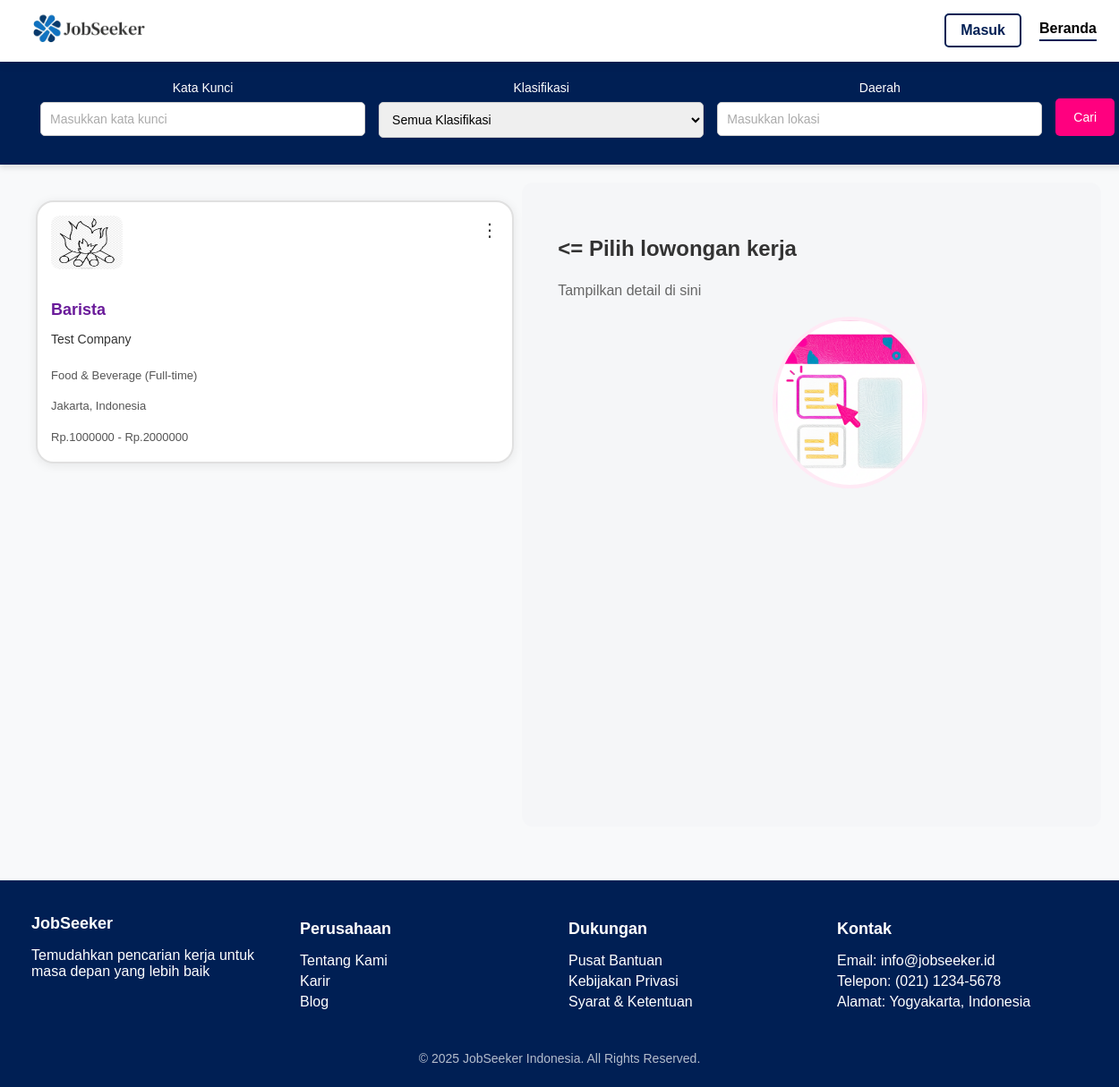
The app's page /, older data.
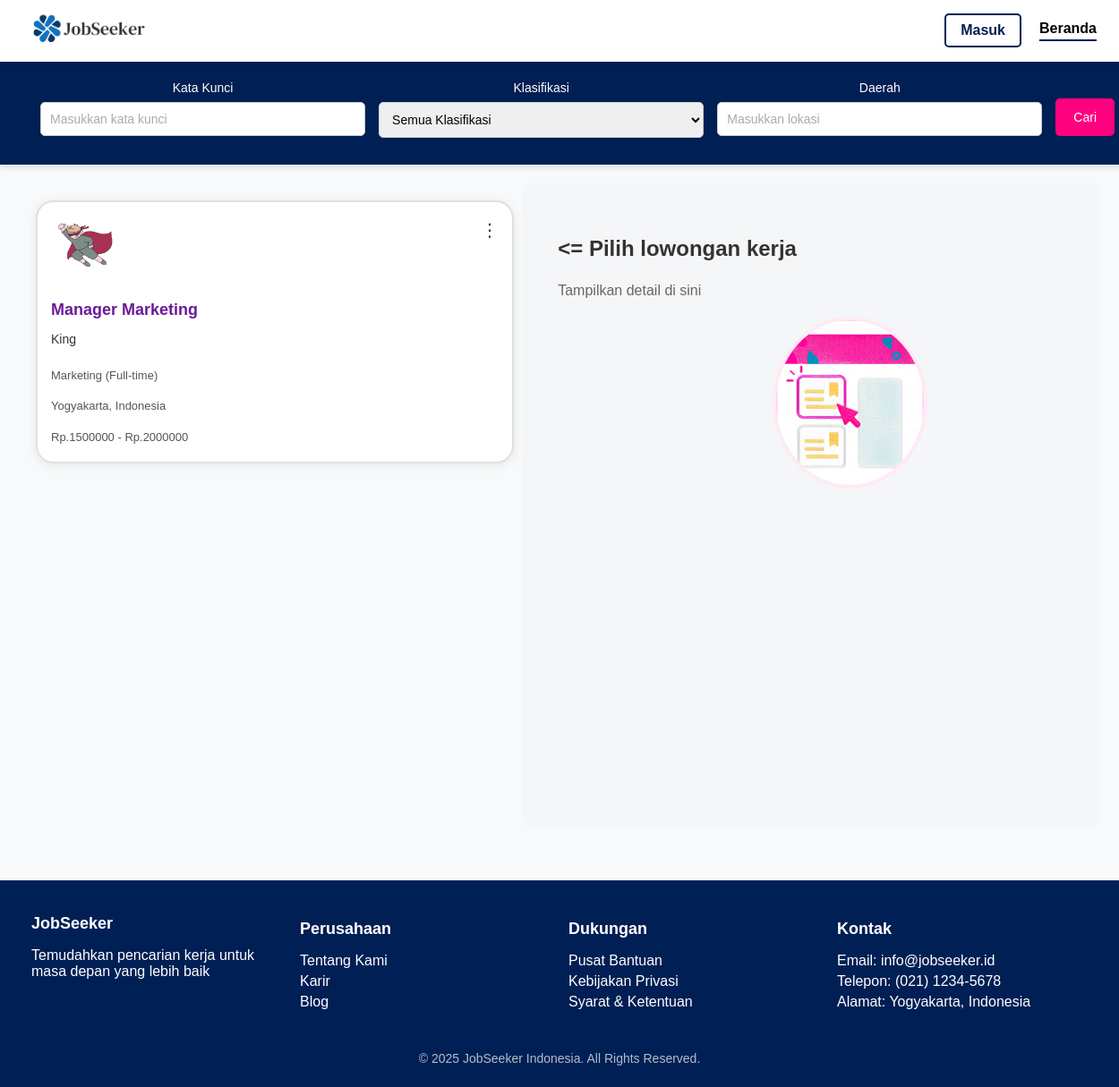
The same page, newer data.
### tables this page shows
CREATE TABLE `lowongan` (
  `id` int(11) NOT NULL,
  `employer_id` int(11) NOT NULL,
  `judul` varchar(100) NOT NULL,
  `perusahaan` varchar(100) NOT NULL,
  `kategori` varchar(50) NOT NULL,
  `lokasi` varchar(100) NOT NULL,
  `gaji_min` int(11) NOT NULL,
  `gaji_max` int(11) NOT NULL,
  `gaji_display` varchar(100) NOT NULL,
  `tipe` varchar(20) NOT NULL,
  `logo` varchar(255) NOT NULL,
  `deskripsi` text NOT NULL,
  `kualifikasi` text NOT NULL,
  `batas_lamaran` date DEFAULT NULL,
  `created_at` timestamp NOT NULL DEFAULT current_timestamp(),
  `updated_at` timestamp NOT NULL DEFAULT current_timestamp() ON UPDATE current_timestamp()
);

### index.php (the view, shortened to what this page needs)
<?php
include 'koneksi.php';
$keyword  = $_GET['keyword'] ?? '';
$lokasi   = $_GET['lokasi'] ?? '';
$sql = "SELECT * FROM lowongan WHERE 1=1";
$sql .= " ORDER BY id DESC";
$result = $conn->query($sql);
?>
<!DOCTYPE html>
<html lang="id">
<head>
<link rel="stylesheet" href="styles/index.css?v=<?= time(); ?>">
</head>
<body>
<div class="navbar-container">
    <nav class="navbar">
        <a href="index.php" class="logo">
            <img src="assets/logo website/jobseeker.png" alt="Logo Web" />
        </a>
        <div class="nav-right">
            <a href="login_user.php"><button class="outline-button">Masuk</button></a>
            <ul class="breadcrumb">
                <li><a href="index.php" class="nav-item active">Beranda</a></li>
            </ul>
        </div>
    </nav>
</div>
<div class="search-box">
  <form method="GET">
    <div class="search-group">
      <div class="search-field">
        <label for="keyword">Kata Kunci</label>
        <input type="text" name="keyword" placeholder="Masukkan kata kunci" value="<?= htmlspecialchars($keyword) ?>">
      </div>
      <div class="search-field">
      <label for="kategori">Klasifikasi</label>
          <select name="kategori">
          <option value="">Semua Klasifikasi</option>
          </select>
      </div>
      <div class="search-field">
        <label for="lokasi">Daerah</label>
        <input type="text" name="lokasi" placeholder="Masukkan lokasi" value="<?= htmlspecialchars($lokasi) ?>">
      </div>
      <button type="submit">Cari</button>
    </div>
  </form>
</div>
<div class="main-container">
  <div class="job-list">
    <?php if ($result && $result->num_rows > 0): ?>
      <?php while($row = $result->fetch_assoc()): ?>
        <div class="job-card" data-id="<?= htmlspecialchars($row['id']) ?>">
          <div class="menu-container">
            <button class="menu-button">⋮</button>
          </div>
          <img src="<?= htmlspecialchars($row['logo'] ?? '/path/to/default-logo.png') ?>" alt="<?= htmlspecialchars($row['perusahaan']) ?>" style="height: 60px; margin-bottom: 15px;">
          <div style="font-size: 18px; font-weight: bold; color: #6a1b9a; margin-top: 5px;">
              <?= htmlspecialchars($row['judul']) ?>
          </div>
          <div style="font-size: 14px; color: #333; margin-bottom: 10px;">
              <?= htmlspecialchars($row['perusahaan']) ?>
          </div>
          <div style="font-size: 13px; color: #555; margin-bottom: 5px;">
              <?= htmlspecialchars($row['kategori']) ?> (<?= htmlspecialchars($row['tipe']) ?>)
          </div>
          <div style="font-size: 13px; color: #555; margin-bottom: 5px;">
              <?= htmlspecialchars($row['lokasi']) ?>
          </div>
          <div style="font-size: 13px; color: #555; margin-bottom: 5px;">
              Rp.<?= htmlspecialchars($row['gaji_min']) ?> - Rp.<?= htmlspecialchars($row['gaji_max']) ?>
          </div>
        </div>
      <?php endwhile; ?>
    <?php else: ?>
      <p>Tidak ada lowongan ditemukan.</p>
    <?php endif; ?>
  </div>
<div class="job-details" id="job-detail">
  <div class="job-placeholder">
    <h2><= Pilih lowongan kerja</h2>
    <p>Tampilkan detail di sini</p>
    <img src="assets/background/lihat.png" alt="Logo Web" />
  </div>
</div>
</div>
<footer class="footer">
    <div class="footer-container">
        <div class="footer-section">
            <h3>JobSeeker</h3>
            <p>Temudahkan pencarian kerja untuk masa depan yang lebih baik</p>
        </div>
        <div class="footer-section">
            <h4>Perusahaan</h4>
            <ul>
                <li><a href="#">Tentang Kami</a></li>
                <li><a href="#">Karir</a></li>
                <li><a href="#">Blog</a></li>
            </ul>
        </div>
        <div class="footer-section">
            <h4>Dukungan</h4>
            <ul>
                <li><a href="#">Pusat Bantuan</a></li>
                <li><a href="#">Kebijakan Privasi</a></li>
                <li><a href="#">Syarat & Ketentuan</a></li>
            </ul>
        </div>
        <div class="footer-section">
            <h4>Kontak</h4>
            <ul>
                <li>Email: info@jobseeker.id</li>
                <li>Telepon: (021) 1234-5678</li>
                <li>Alamat: Yogyakarta, Indonesia</li>
            </ul>
        </div>
    </div>
    <div class="footer-copy">
        <p>&copy; 2025 JobSeeker Indonesia. All Rights Reserved.</p>
    </div>
</footer>
</body>
</html>

Row changes from the older to the newer data that the page shows:
removed lowongan: logo (picture), judul "Barista", perusahaan "Test Company", kategori "Food & Beverage", tipe "Full-time", lokasi "Jakarta, Indonesia", gaji_min "1000000", gaji_max "2000000"
added lowongan: logo (picture), judul "Manager Marketing", perusahaan "King", kategori "Marketing", tipe "Full-time", lokasi "Yogyakarta, Indonesia", gaji_min "1500000", gaji_max "2000000"
